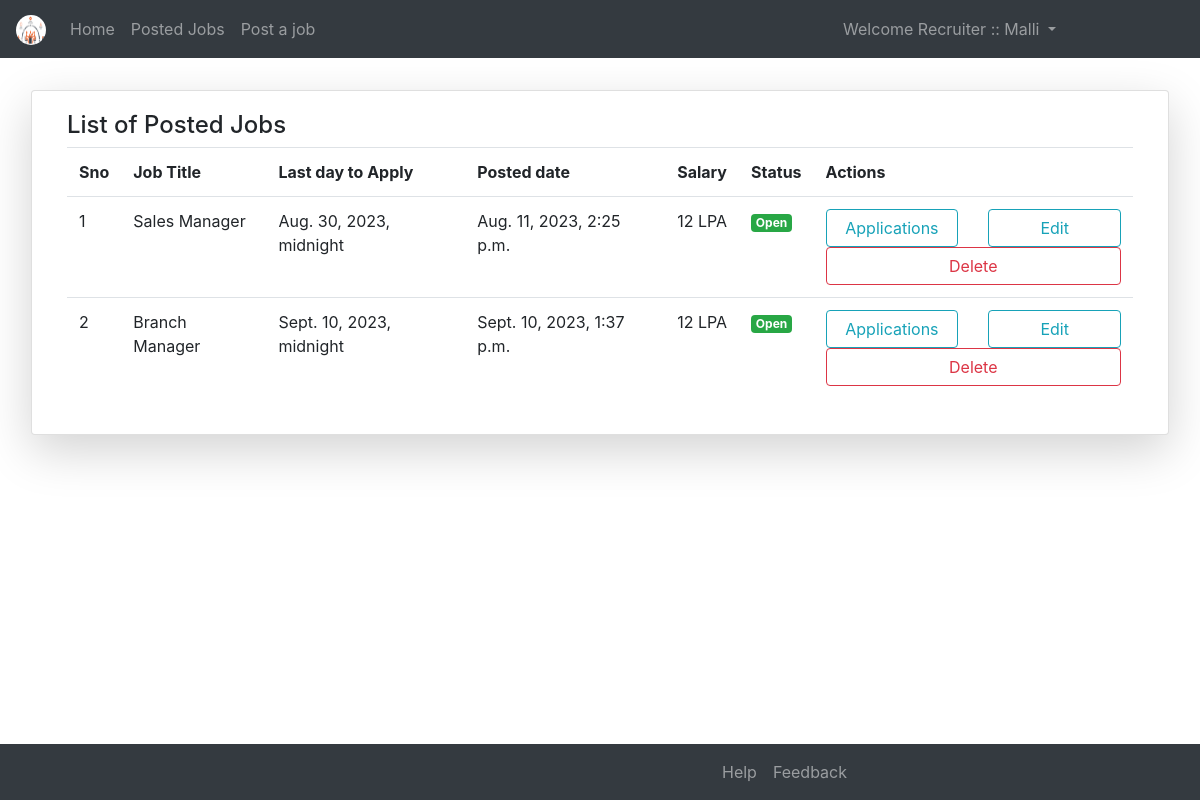
The app's page /jlst/ (signed in) with its own data.
### OnlineJobsApp/models.py (models this page shows)
class User(AbstractUser):
    k = [
        ('0','Guest'),
        ('1','Recruiter'),
        ('2','Applicant'),
    ]
    g = [
        ('0','--- Select Your Gender ---'),
		('1','Male'),
		('2','Female'),
    ]
    d = [
        ('0','General'),
        ('1','Super'),
    ]
    uid = models.CharField(max_length=12)
    mobile = models.CharField(max_length=10,null=False,blank=False)
    pfimg = models.ImageField(upload_to='Profiles/',default='apl.png')
    email = models.EmailField(max_length=254)
    gender = models.CharField(choices=g,default='0',max_length=5)
    role_type = models.CharField(choices=k,max_length=5,default='0')
    desg = models.CharField(choices=d,max_length=5,default='0')

class job(models.Model):
    j = [
        ('o','Opened'),
        ('c','Closed'),
    ]
    j_title = models.CharField(max_length=20)
    end_date = models.DateTimeField()
    p_date = models.DateTimeField(auto_now_add=True)
    requirements =models.TextField()
    j_status=models.CharField(choices=j,default='o',max_length=5)
    salary = models.IntegerField(default=3)
    description = models.CharField(max_length=500,blank=False)
    jb = models.ForeignKey(User,on_delete=models.CASCADE)

### OnlineJobsApp/views.py (the view)
# urls.py: path('jlst/',views.joblist,name="jlst"),
def joblist(request):
    p = job.objects.filter(jb_id=request.user.id)
    return render(request,'html/joblist.html',{'h':p})

### OnlineJobsApp/templates/html/joblist.html (shortened to what this page needs)
{% extends 'html/base.html' %}
{% block content %}
<div class="container-fluid mt-4">
	<div class="row mx-2">
		<div class="card col-md shadow-lg h-100 m-2">
			<div class="card-body">
				<h4>List of Posted Jobs</h4>
				<table class="table">
					<tr>
						<th>Sno</th>
						<th>Job Title</th>
						<th>Last day to Apply</th>
						<th>Posted date</th>
						<th>Salary</th>
						<th>Status</th>
						<th>Actions</th>
					</tr>
					{% for i in h %}
					<tr>
						<td>{{forloop.counter}}</td>
						<td>{{i.j_title}}</td>
						<td>{{i.end_date}}</td>
						<td>{{i.p_date}}</td>
						<td>{{i.salary}} LPA</td>
						<td>
							{% if i.j_status == "o" %}
								<p class="badge badge-success">Open</p>
							{% else %}
								<p class="badge badge-danger">Closed</p>
							{% endif %}
						</td>
						<td>
							{% if i.j_status == 'o' %}
							<div class="row">
								<div class="col">
									<a href="{% url 'rap' i.id %}" class="btn btn-outline-info form-control">Applications</a>
							   </div>
								<div class="col">
									 <a href="{% url 'uj' i.id %}" class="btn btn-outline-info form-control">Edit</a>
								</div>
								<div class="col">
									<a href="{% url 'jbdlt' i.id %}" class="btn btn-outline-danger form-control">Delete</a>
								</div>
							</div>
							{% endif %}
						</td>
					</tr>
					{% endfor %}
				</table>
			</div>
		</div>
	</div>
</div>
{% endblock %}

### OnlineJobsApp/templates/html/navbar.html (shortened to what this page needs)
{% load static %}
<nav class="navbar navbar-expand-md bg-dark navbar-dark">
  <a class="navbar-brand" href="{% url 'home' %}">
  <img src="{% static 'images/icons/logo.png' %}" class="rounded-circle" width="30px" height="30px"></a>
  <div class="collapse navbar-collapse" id="collapsibleNavbar">
    <ul class="navbar-nav">
      {% if not user.is_authenticated %}
      <li class="nav-item">
        <a class="nav-link {% if request.path == '/' %}active{% endif %}" href="{% url 'home' %}">Home</a>
      </li>
      <li class="nav-item">
        <a class="nav-link {% if request.path == '/abt/' %}active{% endif %}" href="{% url 'about' %}">About</a>
      </li>
      <li class="nav-item">
        <a class="nav-link {% if request.path == '/cnt/' %}active{% endif %}" href="{% url 'contact' %}">Contact</a>
      </li>
      <li class="nav-item">
        <a class="nav-link {% if request.path == '/reg/' %}active{% endif %}" href="{% url 'rg' %}">Register</a>
      </li>
      {% else %}
      <li class="nav-item">
        <a class="nav-link {% if request.path == '/' %}active{% endif %}" href="{% url 'home' %}">Home</a>
      </li>
      {% if request.user.role_type == "0" and not request.user.is_superuser %}
      <li class="nav-item">
        <a class="nav-link" href="{% url 'home' %}">Access Denied</a>
      </li>
      {% elif request.user.role_type == "1" and request.user.rcprofile.rstatus == 1 %}
      <li class="nav-item">
        <a class="nav-link" href="{% url 'jlst' %}">Posted Jobs</a>
      </li>
      <li class="nav-item">
        <a class="nav-link" href="{% url 'pj' %}">Post a job</a>
      </li>
      {% endif %}
      {% endif %}
    </ul>
    <ul class="navbar-nav ml-auto" style="margin-right:120px">
      {% if not user.is_authenticated %}
      <li class="nav-item">
        <a class="nav-link {% if request.path == '/lgn/' %}active{% endif %}" href="{% url 'lg' %}">Login</a>
      </li>
      {% else %}
      <div class="dropdown">
        <a class="nav-link dropdown-toggle" data-toggle="dropdown">
          Welcome {% if user.is_superuser %}
                    Admin :: {{request.user.username}}
                  {% else %}
                    {% if request.user.role_type == '0' %}
                      Guest :: {{request.user.username}}
                    {% elif request.user.role_type == '1' %}
                      Recruiter :: {{request.user.username}}
                    {% elif request.user.role_type == '2' %}
                      Applicant :: {{request.user.username}}
                    {% endif %}
                  {% endif %}
        </a>
      </div>
      {% endif %}
    </ul>
  </div>
</nav>

### records on screen
User: user.username "Malli"
job: j_title "Sales Manager", end_date "Aug. 30, 2023, midnight", p_date "Aug. 11, 2023, 2:25 p.m.", salary "12", j_status "Open"
job: j_title "Branch Manager", end_date "Sept. 10, 2023, midnight", p_date "Sept. 10, 2023, 1:37 p.m.", salary "12", j_status "Open"
